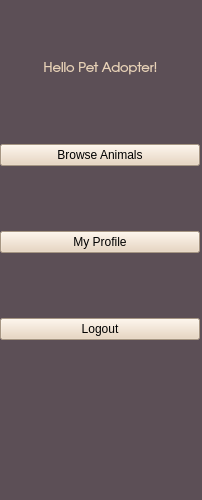
<?xml version="1.0" encoding="UTF-8"?>
<ui version="4.0">
 <class>SidebarClient</class>
 <widget class="QWidget" name="SidebarClient">
  <property name="geometry">
   <rect>
    <x>0</x>
    <y>0</y>
    <width>202</width>
    <height>500</height>
   </rect>
  </property>
  <property name="windowTitle">
   <string>Form</string>
  </property>
  <property name="styleSheet">
   <string notr="true">background-color: rgb(92, 79, 86);
font: 10pt &quot;URW Gothic L&quot;;</string>
  </property>
  <widget class="QWidget" name="verticalLayoutWidget">
   <property name="geometry">
    <rect>
     <x>0</x>
     <y>0</y>
     <width>201</width>
     <height>501</height>
    </rect>
   </property>
   <layout class="QVBoxLayout" name="verticalLayout">
    <item>
     <widget class="QLabel" name="welcomeLabel">
      <property name="maximumSize">
       <size>
        <width>16777215</width>
        <height>20</height>
       </size>
      </property>
      <property name="font">
       <font>
        <family>URW Gothic L</family>
        <pointsize>10</pointsize>
        <weight>50</weight>
        <italic>false</italic>
        <bold>false</bold>
       </font>
      </property>
      <property name="styleSheet">
       <string notr="true">color: rgb(232, 210, 184);
</string>
      </property>
      <property name="text">
       <string>Hello Pet Adopter!</string>
      </property>
      <property name="alignment">
       <set>Qt::AlignCenter</set>
      </property>
     </widget>
    </item>
    <item>
     <widget class="QPushButton" name="browseButton">
      <property name="sizePolicy">
       <sizepolicy hsizetype="Preferred" vsizetype="Fixed">
        <horstretch>0</horstretch>
        <verstretch>0</verstretch>
       </sizepolicy>
      </property>
      <property name="maximumSize">
       <size>
        <width>200</width>
        <height>16777215</height>
       </size>
      </property>
      <property name="styleSheet">
       <string notr="true">background-color: rgb(232, 210, 184);
</string>
      </property>
      <property name="text">
       <string>Browse Animals</string>
      </property>
      <property name="iconSize">
       <size>
        <width>16</width>
        <height>16</height>
       </size>
      </property>
     </widget>
    </item>
    <item>
     <widget class="QPushButton" name="editButton">
      <property name="sizePolicy">
       <sizepolicy hsizetype="Minimum" vsizetype="Fixed">
        <horstretch>0</horstretch>
        <verstretch>0</verstretch>
       </sizepolicy>
      </property>
      <property name="maximumSize">
       <size>
        <width>200</width>
        <height>16777215</height>
       </size>
      </property>
      <property name="styleSheet">
       <string notr="true">background-color: rgb(232, 210, 184);</string>
      </property>
      <property name="text">
       <string>My Profile</string>
      </property>
     </widget>
    </item>
    <item>
     <widget class="QPushButton" name="logoutButton">
      <property name="sizePolicy">
       <sizepolicy hsizetype="Minimum" vsizetype="Fixed">
        <horstretch>0</horstretch>
        <verstretch>0</verstretch>
       </sizepolicy>
      </property>
      <property name="maximumSize">
       <size>
        <width>200</width>
        <height>16777215</height>
       </size>
      </property>
      <property name="styleSheet">
       <string notr="true">background-color: rgb(232, 210, 184);
</string>
      </property>
      <property name="text">
       <string>Logout</string>
      </property>
     </widget>
    </item>
    <item>
     <spacer name="verticalSpacer">
      <property name="orientation">
       <enum>Qt::Vertical</enum>
      </property>
      <property name="sizeType">
       <enum>QSizePolicy::Fixed</enum>
      </property>
      <property name="sizeHint" stdset="0">
       <size>
        <width>20</width>
        <height>100</height>
       </size>
      </property>
     </spacer>
    </item>
   </layout>
  </widget>
 </widget>
 <resources/>
 <connections/>
</ui>
